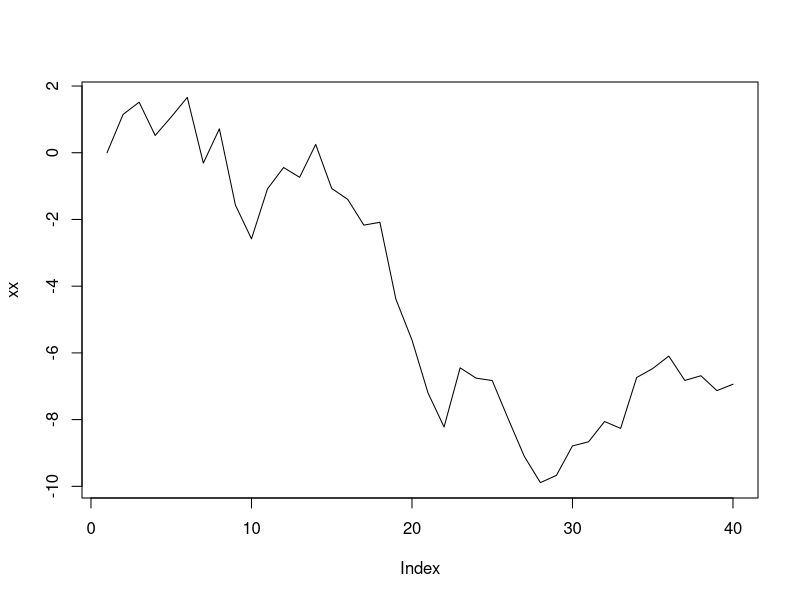

Write R code to recreate this figure. (Note: this script raises an error after producing the figure.)
# 1. Write a function to generate a random matrix for pre-specified S and C

S <- 50
C <- 0.1
sigma = 0.5



creatematrix <- function(S, C, sigma=0.5){
  L <- matrix(0, nr = S, nc = S)
  int <- matrix(rnorm(S^2, mean = 0, 
                      sd = sigma), nr = S, nc = S)
  rand <- matrix(runif(S^2,0,1),
                 nr=S,nc=S)
  L[rand<C] = int[rand<C]
  return(L)
}
creatematrix(20,0.1)

# 2. Write a function to compute the real part of the largest eigen value of a matrix L

eigen(creatematrix(S=20,C=0.1),symmetric = FALSE, only.values = TRUE)
realpart <- function (matrix){
  eigenvalues <- eigen(matrix, symmetric = FALSE, only.values = TRUE)$values
  real<- Re(eigenvalues)
  maxeigen <- max(real)
  return(maxeigen)
}
matrix <- creatematrix(S=20,C=0.1) 
realpart(creatematrix(S=20,C=0.1))


# 3. Write a function to perform simulated annealing with a matrix L as input and returning an optimized matrix Lopt as output

# Set conditions for the simulated annealing sequence
T_fn <- function(T0, alpha, step) T0*exp(alpha*step)

T0 <- 10
alpha = -0.001
nsteps <- 10000

# Sampling function : c of x
c_x <- function(x, sigma) {
  x + rnorm(1, sd = sigma)
}
x0 <- 30
#check
xx <- numeric(40)
x0 <- 30
for(i in 2:40){
  xx[i] <- c_x(xx[i-1], sigma = 1)
}
plot(xx, type = "l")


# Function to optimize : h of x : Input L creatematrix: see l 9-18


# Prepare an object to store the result: Output L OPT
Lopt <- matrix(nr = nsteps, nc = 5)

# Initiate the algorithm
a0 <- 1
s0 <- 1000
sd0 <- 10
pars0 <- c(1, 100, 10)
pars_lo <- c(0, 1, 1)
pars_hi <- c(1000, 1000, 100)

# Main loop
for(step in 1:nsteps) {
  
  for(j in 1:3) {
    
    # Draw new value for parameter j
    pars1 <- pars0
    pars1[j] <- c_x(pars_lo[j], pars_hi[j])
    
    # Evaluate the function
    h1 <- h(obs, L, pars1)
    h0 <- h(obs, L, pars0)
    
    # Compute the difference
    diff <- h1 - h0
    
    # Accept if improvement
    if(diff > 0) pars0 <- pars1
    
    # Accept wrong candidates 
    else {  
      p <- exp(diff/T_fn(T0, alpha, step))
      if(runif(1)<p) pars0 <- pars1
    }
  }
  
  # Record values
  Lopt[step,] <- c(step,pars0,h(obs,L,pars0)) 
}

#Plot the results
plot(c(1:nsteps), Lopt[,5], type = "l", xlab = "Time step", ylab = "h(x)",cex = 2, log = "x")

# 4. Run the optimization procedure for a gradient of species richness and record L and Lopt
# 5. Evaluate if the "potential for stability" ($L-L_{opt}$) relates to complexity

